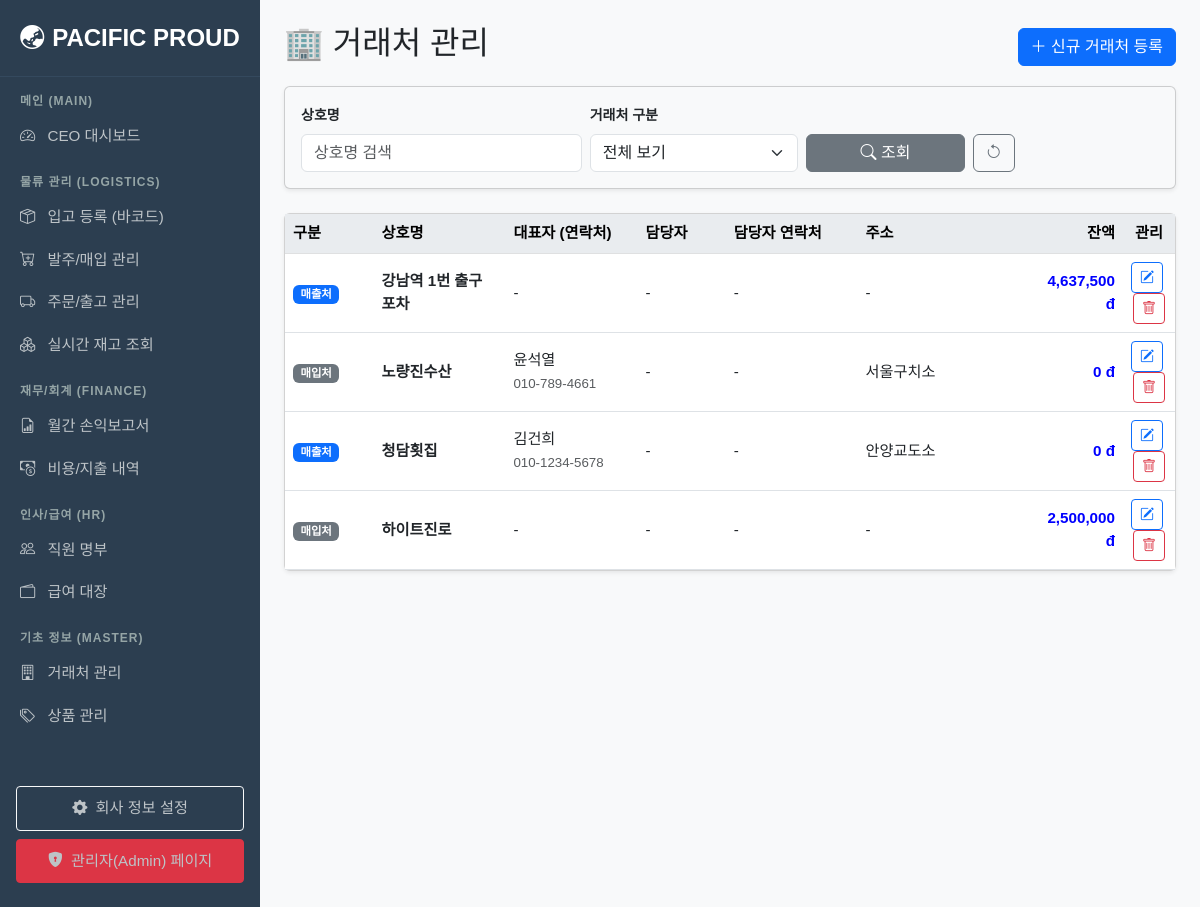
Page /partners/ (signed in) on the committed database.
### fulfillment/models.py (models this page shows, shortened)
class Partner(models.Model):
    name = models.CharField(max_length=100, verbose_name="상호명")
    partner_type = models.CharField(max_length=10, choices=PartnerType.choices, verbose_name="구분")
    biz_number = models.CharField(max_length=20, verbose_name="사업자번호", blank=True, null=True)
    owner_name = models.CharField(max_length=50, verbose_name="대표자명", blank=True, null=True)
    phone = models.CharField(max_length=20, verbose_name="대표 전화번호", blank=True, null=True)
    address = models.CharField(max_length=200, verbose_name="주소", blank=True, null=True)
    contact_person = models.CharField(max_length=50, verbose_name="담당자명", blank=True, null=True)
    contact_phone = models.CharField(max_length=20, verbose_name="담당자 연락처", blank=True, null=True)
    initial_balance = models.DecimalField(max_digits=12, decimal_places=0, default=0, verbose_name="기초 미수/미지급금")
    @property
    def current_balance(self):
        if self.partner_type == 'CLIENT':
            total_trade = self.order_set.filter(status='SHIPPED').aggregate(s=Sum('total_revenue'))['s'] or 0
            total_paid = self.payment_set.aggregate(s=Sum('amount'))['s'] or 0
            return (self.initial_balance + total_trade) - total_paid
        elif self.partner_type == 'SUPPLIER':
            total_trade = self.purchase_set.filter(status='RECEIVED').aggregate(s=Sum('total_amount'))['s'] or 0
            total_paid = self.payment_set.aggregate(s=Sum('amount'))['s'] or 0
            return (self.initial_balance + total_trade) - total_paid
        return 0

### fulfillment/views.py (the view)
# urls.py: path('partners/', views.partner_list, name='partner_list'),
def partner_list(request):
    partners = Partner.objects.order_by('name')
    name_query = request.GET.get('name')
    type_query = request.GET.get('partner_type')
    if name_query:
        partners = partners.filter(name__icontains=name_query)
    if type_query:
        partners = partners.filter(partner_type=type_query)
    form = PartnerForm()
    return render(request, 'fulfillment/partner_list.html', {
        'partners': partners,
        'form': form
    })

### fulfillment/forms.py
class PartnerForm(forms.ModelForm):
    class Meta:
        model = Partner
        fields = ['name', 'partner_type', 'biz_number', 'owner_name', 'phone', 'address', 'contact_person', 'contact_phone', 'initial_balance']
        widgets = {
            'name': forms.TextInput(attrs={'class': 'form-control'}),
            'partner_type': forms.Select(attrs={'class': 'form-select'}),
            'biz_number': forms.TextInput(attrs={'class': 'form-control'}),
            'owner_name': forms.TextInput(attrs={'class': 'form-control'}),
            'phone': forms.TextInput(attrs={'class': 'form-control'}),
            'address': forms.TextInput(attrs={'class': 'form-control'}),
            'contact_person': forms.TextInput(attrs={'class': 'form-control'}),
            'contact_phone': forms.TextInput(attrs={'class': 'form-control'}),
            'initial_balance': forms.NumberInput(attrs={'class': 'form-control'}),
        }

### templates/fulfillment/partner_list.html (shortened to what this page needs)
{% extends 'base.html' %}
{% load humanize %}
{% block content %}
<div class="d-flex justify-content-between align-items-center mb-3">
    <h2>🏢 거래처 관리</h2>
    <button type="button" class="btn btn-primary" data-bs-toggle="modal" data-bs-target="#addPartnerModal">
        <i class="bi bi-plus-lg"></i> 신규 거래처 등록
    </button>
</div>
<div class="card shadow-sm mb-4 bg-light">
    <div class="card-body py-3">
        <form method="get" class="row g-2 align-items-end">
            <div class="col-md-4">
                <label class="form-label fw-bold small">상호명</label>
                <input type="text" name="name" class="form-control" value="{{ request.GET.name }}" placeholder="상호명 검색">
            </div>
            <div class="col-md-3">
                <label class="form-label fw-bold small">거래처 구분</label>
                <select name="partner_type" class="form-select">
                    <option value="">전체 보기</option>
                </select>
            </div>
            <div class="col-md-3 d-flex gap-2">
                <button type="submit" class="btn btn-secondary flex-fill">
                    <i class="bi bi-search"></i> 조회
                </button>
                <a href="{% url 'fulfillment:partner_list' %}" class="btn btn-outline-secondary">
                    <i class="bi bi-arrow-counterclockwise"></i>
                </a>
            </div>
        </form>
    </div>
</div>
<div class="card shadow-sm mt-3">
    <div class="card-body p-0">
        <table class="table table-hover align-middle mb-0" style="font-size: 0.95rem;">
            <thead class="table-light">
                <tr>
                    <th style="width: 10%;">구분</th>
                    <th style="width: 15%;">상호명</th>
                    <th style="width: 15%;">대표자 (연락처)</th>
                    <th style="width: 10%;">담당자</th>
                    <th style="width: 15%;">담당자 연락처</th>
                    <th style="width: 20%;">주소</th>
                    <th style="width: 10%;" class="text-end">잔액</th>
                    <th style="width: 5%;" class="text-center">관리</th>
                </tr>
            </thead>
            <tbody>
                {% for p in partners %}
                <tr>
                    <td>
                        {% if p.partner_type == 'SUPPLIER' %}<span class="badge bg-secondary">매입처</span>
                        {% elif p.partner_type == 'CLIENT' %}<span class="badge bg-primary">매출처</span>
                        {% else %}<span class="badge bg-info text-dark">혼합</span>{% endif %}
                    </td>
                    <td class="fw-bold">{{ p.name }}</td>
                    <td>
                        {{ p.owner_name|default:"-" }}
                        {% if p.phone %}<br><small class="text-muted">{{ p.phone }}</small>{% endif %}
                    </td>
                    <td>{{ p.contact_person|default:"-" }}</td>
                    <td>{{ p.contact_phone|default:"-" }}</td>
                    <td class="text-truncate" style="max-width: 150px;" title="{{ p.address }}">
                        {{ p.address|default:"-" }}
                    </td>
                    <td class="text-end fw-bold" style="color: {% if p.current_balance >= 0 %}blue{% else %}red{% endif %};">
                        {{ p.current_balance|intcomma }} đ
                    </td>
                    <td class="text-center">
                        <a href="{% url 'fulfillment:partner_update' p.id %}" class="btn btn-sm btn-outline-primary me-1">
                            <i class="bi bi-pencil-square"></i>
                        </a>
                        <a href="{% url 'fulfillment:partner_delete' p.id %}" class="btn btn-sm btn-outline-danger">
                            <i class="bi bi-trash"></i>
                        </a>
                    </td>
                </tr>
                {% empty %}
                <tr><td colspan="8" class="text-center p-4">등록된 거래처가 없습니다.</td></tr>
                {% endfor %}
            </tbody>
        </table>
    </div>
</div>
{% endblock %}

### templates/base.html (style rules this page uses)
body { font-family: 'Malgun Gothic', sans-serif; background-color: #f8f9fa; }
.card-body.p-0 { max-height: 75vh; overflow-y: auto; }
.table thead th { position: sticky; top: 0; z-index: 2; background-color: #e9ecef; box-shadow: 0 2px 2px -1px rgba(0, 0, 0, 0.1); border-top: none; }

### rows in the picture
Partner: shows "매출처", name "강남역 1번 출구 포차", owner_name "-", contact_person "-", contact_phone "-", address "-", current_balance "4,637,500"
Partner: shows "매입처", name "노량진수산", owner_name "윤석열", phone "010-789-4661", contact_person "-", contact_phone "-", address "서울구치소", current_balance "0"
Partner: shows "매출처", name "청담횟집", owner_name "김건희", phone "010-1234-5678", contact_person "-", contact_phone "-", address "안양교도소", current_balance "0"
Partner: shows "매입처", name "하이트진로", owner_name "-", contact_person "-", contact_phone "-", address "-", current_balance "2,500,000"
